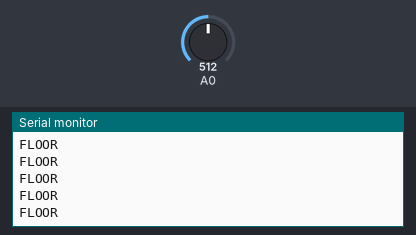
Bench run of a sketch on a simulated Arduino Uno, built with avr-gcc and run on an emulated ATmega328P. Parts: the last lines printed to the serial monitor. The inputs (shaded band) are chosen by the test bench; at power-on: A0 = 512.

Above: at 1.2 s.
1.3 s: A0 set to 687
2.8 s: A0 set to 714
At 3.8 s:
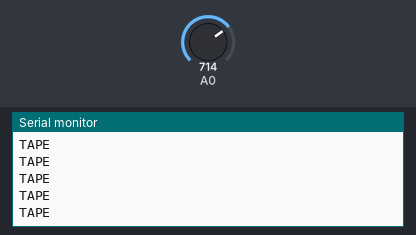
4.7 s: A0 set to 690
At 5.7 s:
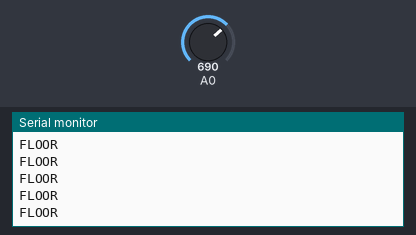
7.7 s: A0 set to 710
At 8.3 s:
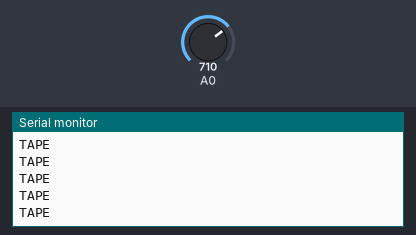
10.7 s: A0 set to 511
At 11.7 s:
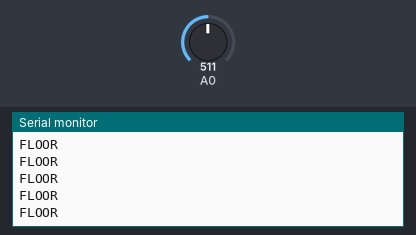
13.7 s: A0 set to 716
At 14.8 s:
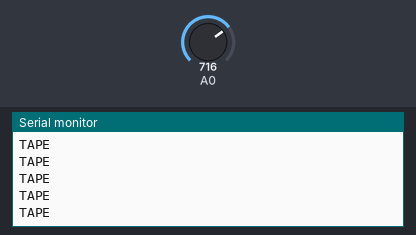

The sketch:

distinguish_tape.ino
```cpp
int threshold = 700;

void setup(){
    Serial.begin(9600);
    pinMode(A0, INPUT);
}

void loop(){
    Serial.println(analogRead(A0) > threshold? "TAPE":"FLOOR");
}
```

Measured:
- the behaviour switches between 700 and 701 on A0 (found by bisection; images 0 and 1)
- after the input at 2.8 s, the serial monitor: prints a new line after 0.07 s (image 1)
